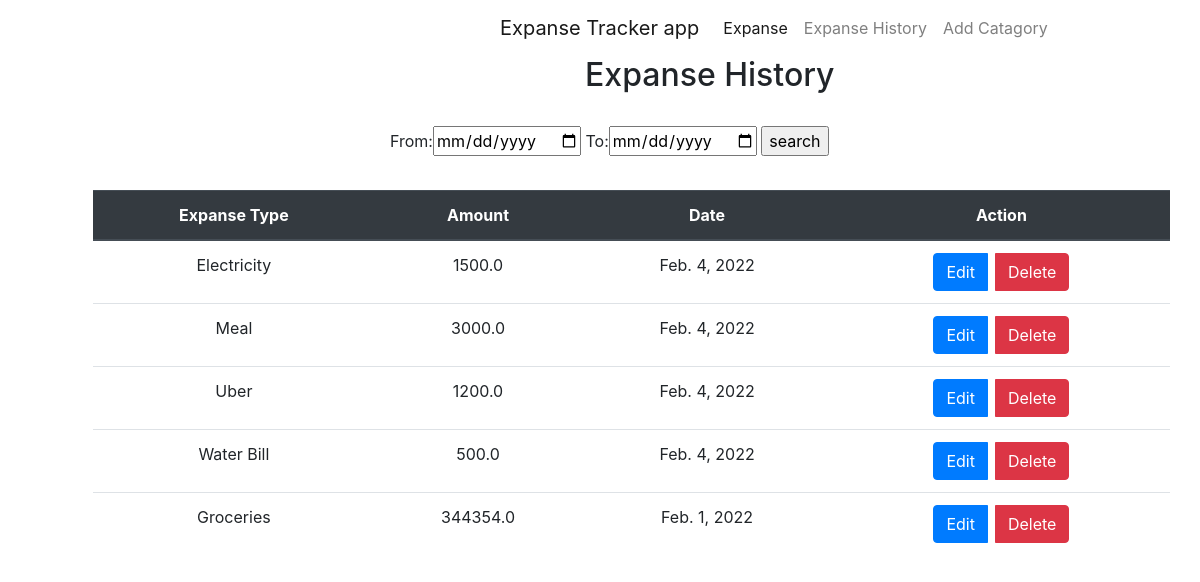
The page /expanse_history/ on the database its author committed.
### expanse_tracker/models.py (models this page shows, shortened)
class Expanse(models.Model):
    Type = models.OneToOneField(
        Type, on_delete=models.CASCADE, related_name='expanse_type')
    Amount = models.FloatField(max_length=50, null=True)
    Date = models.DateField(auto_now_add=True)

class Type(models.Model):
    Type = models.CharField(max_length=100, null=True, blank=True)
    def __str__(self):
        return f'{self.Type}'

### expanse_tracker/views.py (the view)
# urls.py: path("expanse_history/", history, name='history'),
def history(request):
    if request.method == "POST":
        fromdate = request.POST.get('fromdate')
        todate = request.POST.get('todate')
        print(fromdate, todate)
        searchresult = Expanse.objects.filter(Date__range=[fromdate, todate])
        return render(request, "expanse_history.html", context={'Fhistory': searchresult})
    else:
        history = Expanse.objects.all()
        return render(request, "expanse_history.html", context={"Fhistory": history})

### templates/expanse_history.html (shortened to what this page needs)
{% extends "main.html" %}
{% load crispy_forms_tags %}
{% block content %}
<div class="row">
    <h2 style="padding-left: 600px;">Expanse History</h2>
</div>
<div class="container" style="padding-left: 30%; padding-top:2%">
    <form method="POST">
        From:<input type="date" name="fromdate"/>
        To:<input type="date" name="todate"/>
        <input type="submit" value="search"/>
    </form>
</div>
<div class="container" style="align-content: center">
    <div class="row w-85 ml-5" style="margin-left: 10%; margin-top: 3%;">
        <table class="table">
            <thead class="thead-dark text-center">
                <tr>
                    <th scope="col">Expanse Type</th>
                    <th scope="col">Amount</th>
                    <th scope="col">Date</th>
                    <th scope="col">Action</th>
                </tr>
            </thead>
            <tbody>
                {% for expanse in Fhistory %}
                <tr class="text-center">
                    <td>{{ expanse.Type }}</td>
                    <td>{{ expanse.Amount }}</td>
                    <td>{{ expanse.Date }}</td>
                    <td>
                        <div class="btn-group" role="group" aria-label="Data Action">
                            <a class="btn btn-primary mr-2"
                                href="{% url 'expense_history:edit' id=expanse.id %}">Edit</a>
                            <a class="btn btn-danger" href="{% url 'expense_history:delete' id=expanse.id %}">Delete</a>
                        </div>
                    </td>
                </tr>
                {% endfor %}
            </tbody>
        </table>
        {% endblock %}

### templates/main.html (shortened to what this page needs)
<!doctype html>
<html lang="en">
<head>
  <link rel="stylesheet" href="https://cdn.jsdelivr.net/npm/bootstrap@4.6.1/dist/css/bootstrap.min.css"
>
</head>
<body>
  <div class="container-fluid">
    <div class="row">
      {%include 'nav.html'%}
      {%block content %}
      {%endblock%}
    </div>
  </div>
</body>
</html>

### templates/nav.html (shortened to what this page needs)
<nav class="navbar navbar-expand-lg navbar-light " style="padding-left: 500px;">
  <a class="navbar-brand" href="#">Expanse Tracker app</a>
  <div class="collapse navbar-collapse" id="navbarSupportedContent">
    <ul class="navbar-nav mr-auto">
      <li class="nav-item active">
        <a class="nav-link" href="{%url 'expense_history:expanse' %}">Expanse <span class="sr-only">(current)</span></a>
      </li>
      <li class="nav-item">
        <a class="nav-link" href="{% url 'expense_history:history' %}">Expanse History</a>
      </li>
      <li class="nav-item">
        <a class="nav-link" href="{% url 'expense_history:newType' %}">Add Catagory</a>
      </li>
    </ul>
  </div>
</nav>

### rows shown on the page
Expanse: Type "Electricity", Amount "1500.0", Date "Feb. 4, 2022"
Expanse: Type "Meal", Amount "3000.0", Date "Feb. 4, 2022"
Expanse: Type "Uber", Amount "1200.0", Date "Feb. 4, 2022"
Expanse: Type "Water Bill", Amount "500.0", Date "Feb. 4, 2022"
Expanse: Type "Groceries", Amount "344354.0", Date "Feb. 1, 2022"
